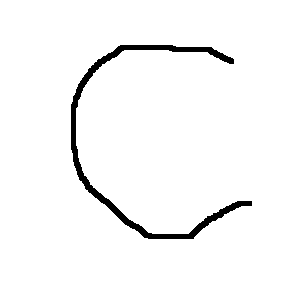
#> input picture datasets/database1/c.png, 300 x 300 px; its folder holds 2 pictures in this run
$ python main.py
#> lines starting #> are read from the running program, lines starting #| are printed output that depends on the picture; after the words box and inside, x2 and y2 are one past the last pixel; in counts of white or black regions, pixels touching at a corner belong together
import math
import os
import re

import numpy as np
from skimage.io import imread
import matplotlib.pyplot as plt
from skimage.transform import resize
from skimage.morphology import skeletonize
from skimage.filters import threshold_otsu


# we expect a list of images with name = letter to generate a dataset from
def gen_dataset(dataset_location, resolution):
#> called with dataset_location = 'datasets/database1', resolution = 200
    dataset = os.fsencode(dataset_location)
    for file in os.listdir(dataset):
        filename = os.fsdecode(file)
        if filename.endswith(".png"):
            letter = get_letter(filename)
            full_path = dataset_location + '/' + filename
            img = imread(full_path, as_gray=True)
#> img: shape (300, 300) float64; values 0 (black) and 1 (white), 97% white; 1 black region, box (x1, y1, x2, y2) and area: (71, 45, 252, 239) 2736
            resized_img = resize(img, (resolution, resolution))
            skeleton = get_skeleton(resized_img)
            vector_set = get_vector_set(skeleton)
            path_set = get_path_set(vector_set)
            # plt.imshow(skeleton)
            # show_path(path_set)
            write_vec_file(letter, path_set, dataset_location)


def write_vec_file(letter, paths, location):
    db_num = re.search('\d+$', location).group(0)
    output_path = f"datasets/vectorised{db_num}/{letter}.npz"
    file = open(output_path, "w")
    np.savez(output_path, *paths)
    file.close()


def show_path(path_set):
    for path in path_set:  # illustrate path taken
        for i in range(len(path) - 1):
            pt1 = path[i]
            pt2 = path[i + 1]
            x = [pt1[0], pt2[0]]
            y = [pt1[1], pt2[1]]
            plt.plot(x, y, marker='')


def get_letter(file):
    f_copy = file
    return f_copy.replace(".png", "")


def get_skeleton(image):
    threshold = threshold_otsu(image)
#> threshold = 0.439
    binary_image = image > threshold  # convert image to binary
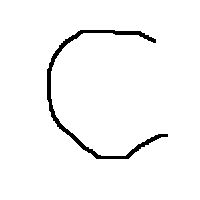
#> binary_image: shape (200, 200) bool; 96.9% white; 1 black region, box (x1, y1, x2, y2) and area: (47, 30, 168, 159) 1236
    binary_image = 1 - binary_image  # invert grayscale image for processing
    skeleton = skeletonize(binary_image)
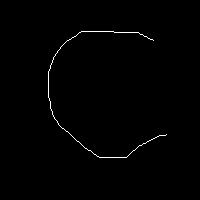
#> skeleton: shape (200, 200) bool; 0.7% white in thin lines or dots, all inside (x1, y1, x2, y2) = (48, 31, 167, 158)
    return skeleton


# get_skeleton returns a boolean mask - filter these points to extract the x-y coordinates
def get_vector_set(skel):
    vec_set = []
    for y in range(len(skel)):
        for x in range(len(skel[0])):
            if skel[y][x]:
                vec_set.append([x, y])
#> after the loop, vec_set = 279 pairs, first value 48 to 166, second value 31 to 157
#> in gen_dataset, `vector_set = get_vector_set(skeleton)`: vector_set has the same summary as vec_set in get_vector_set
#> in get_path_set, `vector_set_copy = vector_set.copy()`: vector_set_copy has the same summary as vec_set in get_vector_set
    return vec_set


# find endpoint to start at (the point with 1 neighbour)
def get_terminal_node(vec_set):
    neighbouring_pixel_dist = 2
    terminal_nodes = []
    for vec in vec_set:
        num_neighbours = 0
        for other in vec_set:
            if vec == other:
                continue
            if math.dist(vec, other) < neighbouring_pixel_dist:
                num_neighbours += 1
            if num_neighbours > 1:
                break

        if num_neighbours == 1:
            terminal_nodes.append(vec)
#> this loop made 279 passes
#> vec on passes 1 to 3: [81, 31], [82, 31], [83, 31]
#> after the loop, terminal_nodes = [[153, 40], [166, 134]]

    if len(terminal_nodes) > 0:  # if there are multiple terminal nodes, pick the leftmost
        return min_x(terminal_nodes)

    return vec_set[0]


def min_x(node_list):
    leftmost_x = node_list[0][0]
#> leftmost_x = 153
    leftmost_node = node_list[0]
#> leftmost_node = [153, 40]
    for el in node_list:
        if el != leftmost_node:
            curr_x = el[0]
            if curr_x < leftmost_x:
                leftmost_x = curr_x
                leftmost_node = el
#> this loop made 2 passes
#> (el, curr_x) on pass 2: ([166, 134], 166)
#> after the loop, curr_x = 166; leftmost_x = 153
    return leftmost_node


# take the list of vector points in the skeleton and turn it into a set of continuous paths
def get_path_set(vector_set):
    all_paths = []
    vector_set_copy = vector_set.copy()
    curr_point = get_terminal_node(vector_set)
#> curr_point = [153, 40]
    curr_path = [curr_point]
#> curr_path = [[153, 40]]
    vector_set_copy.remove(curr_point)
    while len(vector_set_copy) > 0:
        next_point = closest_point(curr_point, vector_set_copy)
        if math.dist(curr_point, next_point) < 2:
            curr_path.append(next_point)
        else:  # the next closest point is too far away - split into a second path
            joining_point = closest_point(next_point, curr_path)  # join using the closest point in the existing path
            all_paths.append(np.array(curr_path))
            curr_path = [joining_point, next_point]
        vector_set_copy.remove(next_point)
        curr_point = next_point
#> this loop made 278 passes
#> curr_point on passes 1 to 3: [152, 39], [151, 39], [150, 39]
#> after the loop, all_paths = []; vector_set_copy = []
#> in gen_dataset, `path_set = get_path_set(vector_set)`: path_set = 1 item
#> pass 2 of the loop in gen_dataset, `for file in os.listdir(dataset):`:
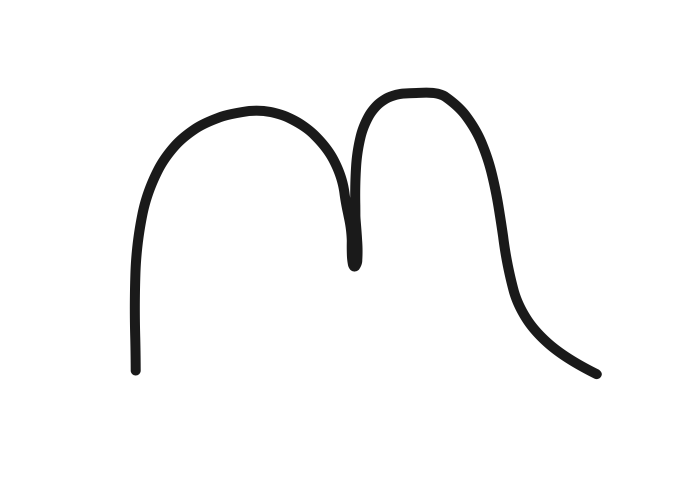
#> input picture datasets/database1/m.png, 674 x 478 px
#> in gen_dataset, img is the input picture: shape (478, 674) float64; min 0.102, max 1, mean 0.97
#> threshold = 0.595
#> in get_skeleton (call 2), `binary_image = image > threshold`:
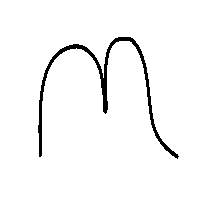
#> binary_image: shape (200, 200) bool; 96.5% white; 1 black region, box (x1, y1, x2, y2) and area: (38, 37, 179, 159) 1386
#> in get_skeleton (call 2), `skeleton = skeletonize(binary_image)`:
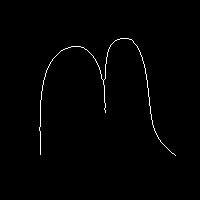
#> skeleton: shape (200, 200) bool; 0.92% white in thin lines or dots, all inside (x1, y1, x2, y2) = (39, 38, 176, 156)
#> vector_set = 366 pairs, first value 39 to 175, second value 38 to 155
#> the loop in get_terminal_node (call 2), `for vec in vec_set:` made 366 passes
#> vec on passes 1 to 3: [120, 38], [121, 38], [122, 38]
#> the loop in min_x (call 2), `for el in node_list:` made 3 passes
#> (curr_x, leftmost_x, leftmost_node) on pass 2: (40, 40, [40, 154])
#> the loop in get_path_set (call 2), `while len(vector_set_copy) > 0:` made 365 passes
#> curr_point on passes 1 to 3: [40, 153], [40, 152], [40, 151]
#> path_set = 2 items
    all_paths.append(np.array(curr_path))
    return all_paths


def closest_point(curr_node, nodes):
    closest = nodes[0]  # curr_node is not in nodes - hence just start with index 0
    closest_dist = math.dist(closest, curr_node)

    for node in nodes[1:]:
        curr_dist = math.dist(node, curr_node)
        if curr_dist < closest_dist:
            closest = node
            closest_dist = curr_dist

    return closest


def load_dataset(db_loc):
    return list(np.load(db_loc).values())


def gen_transform(sx, sy, tx, ty):  # return a homography matrix
    return np.array([[sx, 0, 0], [0, sy, 0], [tx, ty, 1]])


def apply_transform(paths, tform):  # using a homography matrix, we change the entire co-ordinate set
    new_paths = []
    for path in paths:
        augmented = np.c_[path, np.ones(len(path))]
        new_paths.append(np.matmul(augmented, tform)[:, :2])
    return new_paths


def process_string(str_in, writing_style, pt_size, resolution):
#> called with str_in = 'mcm', writing_style = 1, pt_size = 5, resolution = 200
    plt.figure()
    plt.gca().invert_yaxis()
    x_scale = pt_size / resolution
    y_scale = x_scale
    for i in range(len(str_in)):
        letter = str_in[i]
        db_loc = f"datasets/vectorised{writing_style}/{letter}.npz"
        letter_path = load_dataset(db_loc)
        x_shift = i * pt_size
        y_shift = 0
        tform = gen_transform(x_scale, y_scale, x_shift, y_shift)
        new_letter_path = apply_transform(letter_path, tform)
        show_path(new_letter_path)
#> this loop made 3 passes
#> (tform, new_letter_path) on passes 1 to 3: ([[0.025, 0, 0], [0, 0.025, 0], [0, 0, 1]], 2 point arrays, longest 193 points), ([[0.025, 0, 0], [0, 0.025, 0], [5, 0, 1]], 1 point arrays, longest 279 points), ([[0.025, 0, 0], [0, 0.025, 0], [10, 0, 1]], 2 point arrays, longest 193 points)
    plt.show()
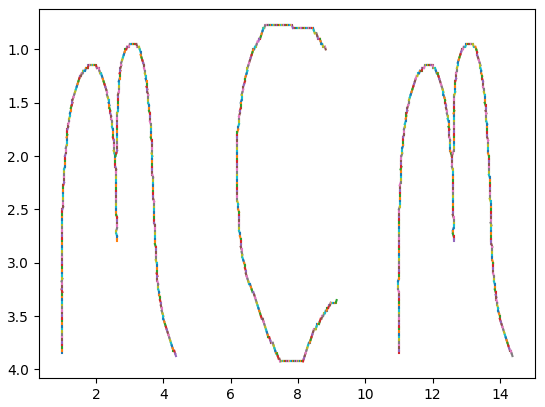
#> figure drawn by matplotlib, 1 panel


if __name__ == '__main__':
    rez = 200  # keep global for string processing
    database_loc = "datasets/database1"
    gen_dataset(database_loc, resolution=rez)  # set resolution higher for cleaner edges at cost of speed
    string_input = "mcm"
    process_string(string_input, writing_style=1, pt_size=5, resolution=rez)
